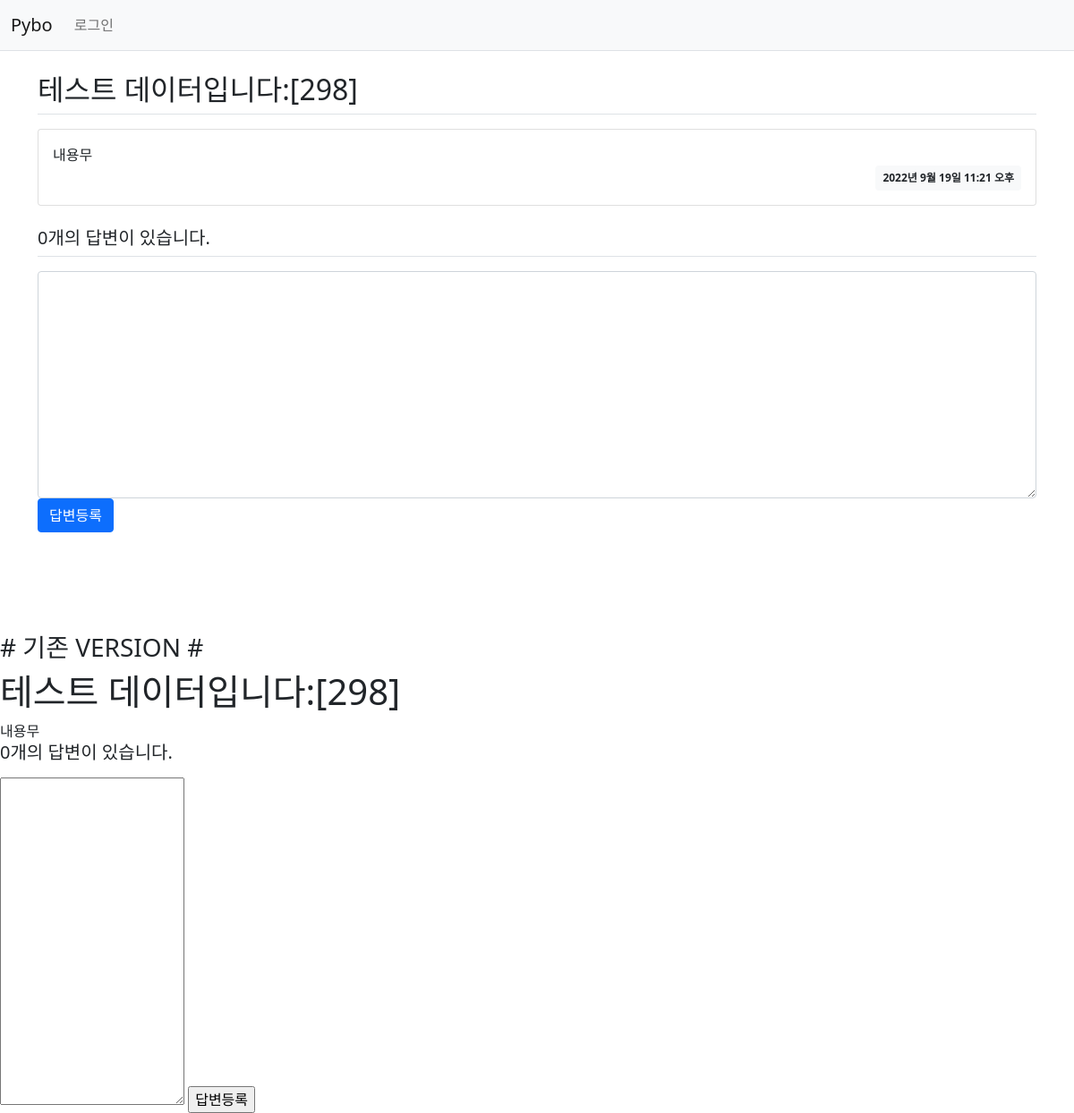
/pybo/304/, run on the app's committed database.
### pybo/models.py (models this page shows, shortened)
class Question(models.Model):
    subject = models.CharField(max_length=200)
    content = models.TextField()
    create_date = models.DateTimeField()

### pybo/views.py (the view)
# urls.py: path('<int:question_id>/', views.detail, name='detail'),
def detail(request, question_id):
    question = get_object_or_404(Question, pk=question_id)
    '''
     무리해서 30호출 시 :Page not found (404) ___  No Question matches the given query.
     이번에는 500 대신 404 오류 페이지가 출력되는 것을 확인할 수 있다.
    '''
    '''

     무리해서 30호출 시 :  DoesNotExist at /pybo/30/ ___  Question matching query does not exist.
    '''
    print('detail 수행 한다 :  '+str(question_id))
    context = {'question': question}
    return render(request, 'pybo/question_detail.html', context)

### templates/pybo/question_detail.html (shortened to what this page needs)
{% extends 'base.html' %}
{% block content %}
<div class="container my-3">
    <h2 class="border-bottom py-2">{{ question.subject }}</h2>
    <div class="card my-3">
        <div class="card-body">
            <div class="card-text" style="white-space: pre-line;">{{ question.content }}</div>
            <div class="d-flex justify-content-end">
                <div class="badge bg-light text-dark p-2">
                    {{ question.create_date }}
                </div>
            </div>
        </div>
    </div>
    <h5 class="border-bottom my-3 py-2">{{question.answer_set.count}}개의 답변이 있습니다.</h5>
    <form action="{% url 'pybo:answer_create' question.id %}" method="post" class="my-3">
        <div class="form-group">
            <textarea name="content" id="content" class="form-control" rows="10"></textarea>
        </div>
        <input type="submit" value="답변등록" class="btn btn-primary">
    </form>
</div>
<br>
<br>
<br>
<br>
<h3># 기존 VERSION #</h3>
{% load static %}
<link rel="stylesheet" type="text/css" href="{% static 'style.css' %}">
<h1>{{ question.subject }}</h1>
<div>
    {{ question.content }}
</div>
<h5>{{ question.answer_set.count }}개의 답변이 있습니다.</h5>
<form action="{% url 'pybo:answer_create' question.id %}" method="post">
<textarea name="content" id="contentOld" rows="15"></textarea>
<input type="submit" value="답변등록">
</form>
{% endblock %}

### data on the page
Question: subject "테스트 데이터입니다:[298]", content "내용무", create_date "2022년 9월 19일 11:21 오후", answer_set.count "0"
